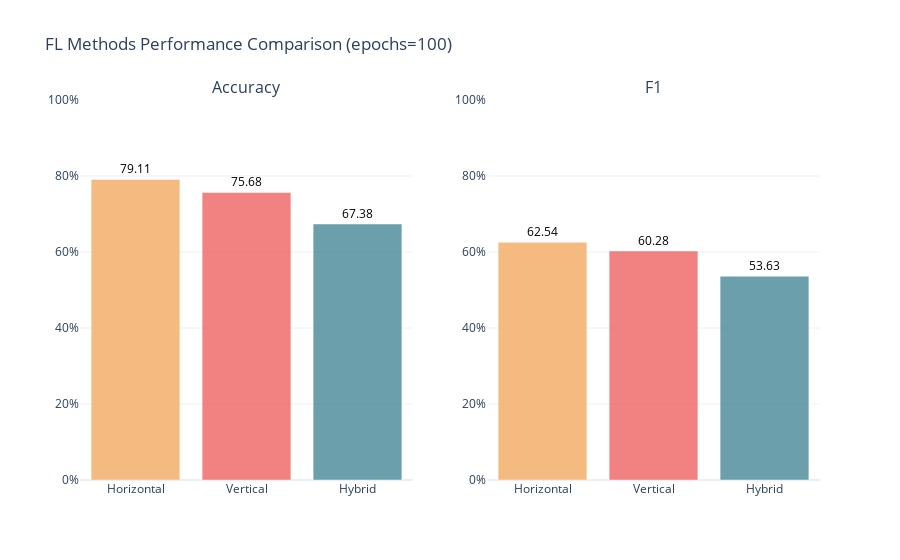

Write notebook code for a chart like this one.
### Code cell
fig = make_subplots(
    rows=1, cols=2,
    subplot_titles=('Accuracy', 'F1',)
)

for i, method in enumerate(methods):
    # Accuracy bar
    fig.add_trace(
        go.Bar(name=f'Train {method}', x=[method], y=[train_acc[i]],
               marker_color=colors[i], opacity=0.8, legendgroup=f'group{i}',
               showlegend=False),
        row=1, col=1
    )
    # Add annotation for accuracy
    fig.add_annotation(
        x=method, y=train_acc[i], text=f"{train_acc[i]:.2f}",
        showarrow=False, font=dict(size=12, color="black"),
        xanchor='center', yanchor='bottom', row=1, col=1
    )

    # F1 bar (replace with train_f1[i] if needed)
    fig.add_trace(
        go.Bar(name=f'Train {method}', x=[method], y=[f1_acc[i]],
               marker_color=colors[i], opacity=0.8, legendgroup=f'group{i}',
               showlegend=False),
        row=1, col=2
    )
    # Add annotation for F1
    fig.add_annotation(
        x=method, y=f1_acc[i], text=f"{f1_acc[i]:.2f}",
        showarrow=False, font=dict(size=12, color="black"),
        xanchor='center', yanchor='bottom', row=1, col=2
    )

fig.update_yaxes(range=[0, 100])
fig.update_layout(
    title=f'FL Methods Performance Comparison (epochs={SupervisedFLConfig.epochs})',
)
fig.update_layout(template='plotly_white')
fig.update_yaxes(ticksuffix="%", range=[0, 100])
fig.show()

### Figure 1 — Plotly figure (JSON) as saved in the notebook; plotly's stock layout.template omitted (floating-point values rounded to 4 significant figures)
{"data": [{"legendgroup": "group0", "marker": {"color": "#F3AA60"}, "name": "Train Horizontal", "opacity": 0.8, "showlegend": false, "type": "bar", "x": ["Horizontal"], "xaxis": "x", "y": [79.11], "yaxis": "y"}, {"legendgroup": "group0", "marker": {"color": "#F3AA60"}, "name": "Train Horizontal", "opacity": 0.8, "showlegend": false, "type": "bar", "x": ["Horizontal"], "xaxis": "x2", "y": [62.54], "yaxis": "y2"}, {"legendgroup": "group1", "marker": {"color": "#EF6262"}, "name": "Train Vertical", "opacity": 0.8, "showlegend": false, "type": "bar", "x": ["Vertical"], "xaxis": "x", "y": [75.68], "yaxis": "y"}, {"legendgroup": "group1", "marker": {"color": "#EF6262"}, "name": "Train Vertical", "opacity": 0.8, "showlegend": false, "type": "bar", "x": ["Vertical"], "xaxis": "x2", "y": [60.28], "yaxis": "y2"}, {"legendgroup": "group2", "marker": {"color": "#468897"}, "name": "Train Hybrid", "opacity": 0.8, "showlegend": false, "type": "bar", "x": ["Hybrid"], "xaxis": "x", "y": [67.38], "yaxis": "y"}, {"legendgroup": "group2", "marker": {"color": "#468897"}, "name": "Train Hybrid", "opacity": 0.8, "showlegend": false, "type": "bar", "x": ["Hybrid"], "xaxis": "x2", "y": [53.63], "yaxis": "y2"}], "layout": {"annotations": [{"font": {"size": 16}, "showarrow": false, "text": "Accuracy", "x": 0.225, "xanchor": "center", "xref": "paper", "y": 1, "yanchor": "bottom", "yref": "paper"}, {"font": {"size": 16}, "showarrow": false, "text": "F1", "x": 0.775, "xanchor": "center", "xref": "paper", "y": 1, "yanchor": "bottom", "yref": "paper"}, {"font": {"color": "black", "size": 12}, "showarrow": false, "text": "79.11", "x": "Horizontal", "xanchor": "center", "xref": "x", "y": 79.11, "yanchor": "bottom", "yref": "y"}, {"font": {"color": "black", "size": 12}, "showarrow": false, "text": "62.54", "x": "Horizontal", "xanchor": "center", "xref": "x2", "y": 62.54, "yanchor": "bottom", "yref": "y2"}, {"font": {"color": "black", "size": 12}, "showarrow": false, "text": "75.68", "x": "Vertical", "xanchor": "center", "xref": "x", "y": 75.68, "yanchor": "bottom", "yref": "y"}, {"font": {"color": "black", "size": 12}, "showarrow": false, "text": "60.28", "x": "Vertical", "xanchor": "center", "xref": "x2", "y": 60.28, "yanchor": "bottom", "yref": "y2"}, {"font": {"color": "black", "size": 12}, "showarrow": false, "text": "67.38", "x": "Hybrid", "xanchor": "center", "xref": "x", "y": 67.38, "yanchor": "bottom", "yref": "y"}, {"font": {"color": "black", "size": 12}, "showarrow": false, "text": "53.63", "x": "Hybrid", "xanchor": "center", "xref": "x2", "y": 53.63, "yanchor": "bottom", "yref": "y2"}], "title": {"text": "FL Methods Performance Comparison (epochs=100)"}, "xaxis": {"anchor": "y", "domain": [0, 0.45]}, "xaxis2": {"anchor": "y2", "domain": [0.55, 1]}, "yaxis": {"anchor": "x", "domain": [0, 1], "range": [0, 100], "ticksuffix": "%"}, "yaxis2": {"anchor": "x2", "domain": [0, 1], "range": [0, 100], "ticksuffix": "%"}}}
